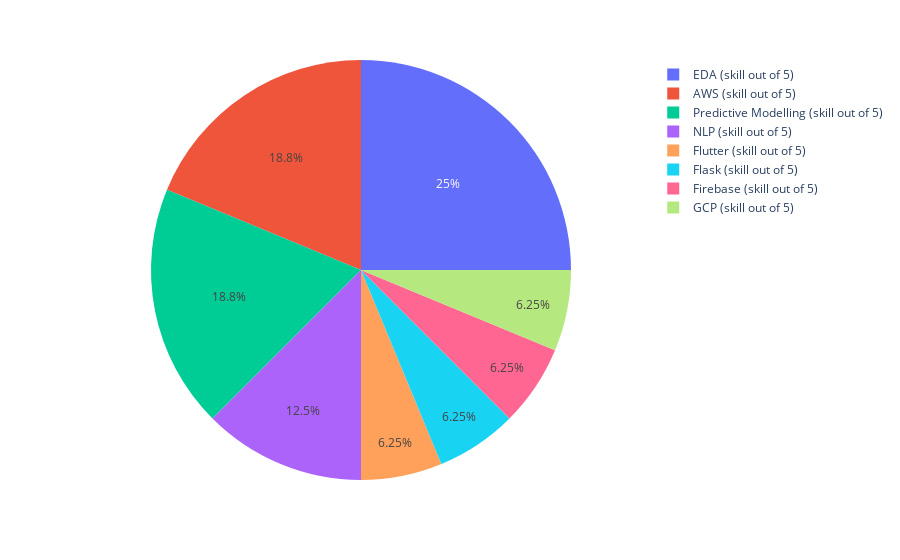

This figure's notebook cell:
### Code cell
plt.figure(figsize=(10,10))
fig.update(layout_showlegend=False)
import plotly.express as px
# This dataframe has 244 lines, but 4 distinct values for `day`
df = px.data.tips()
fig = px.pie(data, values=[1,1,1,1,3,3,4,2], names=['Flutter (skill out of 5)', 'Flask (skill out of 5)',
       'Firebase (skill out of 5)', 'GCP (skill out of 5)',
       'AWS (skill out of 5)', 'Predictive Modelling (skill out of 5)',
       'EDA (skill out of 5)', 'NLP (skill out of 5)'])
fig.show()

### Figure 1 — Plotly figure (JSON) as saved in the notebook; plotly's stock layout.template omitted (floating-point values rounded to 4 significant figures)
{"data": [{"domain": {"x": [0, 1], "y": [0, 1]}, "hovertemplate": "label=%{label}<br>value=%{value}<extra></extra>", "labels": ["Flutter (skill out of 5)", "Flask (skill out of 5)", "Firebase (skill out of 5)", "GCP (skill out of 5)", "AWS (skill out of 5)", "Predictive Modelling (skill out of 5)", "EDA (skill out of 5)", "NLP (skill out of 5)"], "legendgroup": "", "name": "", "showlegend": true, "type": "pie", "values": [1, 1, 1, 1, 3, 3, 4, 2]}], "layout": {"legend": {"tracegroupgap": 0}, "margin": {"t": 60}}}
